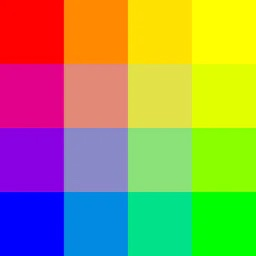
#> input picture scale.jpg, 256 x 256 px
$ python gray_scale.py scale.jpg out.png
#> lines starting #> are read from the running program, lines starting #| are printed output that depends on the picture
import sys
import cv2
import numpy as np
'''
_, infile, outfile = sys.argv

img_bgr = cv2.imread(infile)
img_gray = cv2.cvtColor(img_bgr, cv2.COLOR_BGR2GRAY) #グレースケール化

cv2.imwrite(outfile, img_gray) #出力
'''
'''
gamma22LUT = np.array([pow(x/255.0, 2.2) * 255 for x in range(256)], dtype='uint8')
gamma045LUT = np.array([pow(x/255.0, 1.0 / 2.2) * 255 for x in range(256)], dtype='uint8')

print(gamma22LUT)
print(gamma045LUT)

_, infile, outfile = sys.argv

img_bgr = cv2.imread(infile) #入力画像読み込み
img_bgrL = cv2.LUT(img_bgr, gamma22LUT)

img_grayL = cv2.cvtColor(img_bgrL, cv2.COLOR_BGR2GRAY)
img_gray = cv2.LUT(img_grayL, gamma045LUT)

cv2.imwrite(outfile, img_gray) #出力
'''
img = cv2.imread('scale.jpg')
#> img is the input picture: shape (256, 256, 3); mean B, G, R 93.9, 154.7, 154.9
print(img.shape) #（ピクセル数＊ピクセル数＊3(RGB)）
#| (256, 256, 3)
def numpy_gray(src):
    r, g, b = src[:, :, 0], src[:, :, 1], src[:, :, 2]
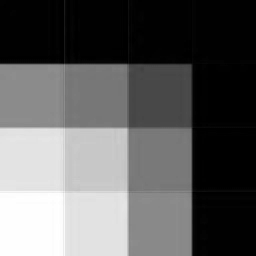
#> r: shape (256, 256); min 0, max 255, mean 93.9
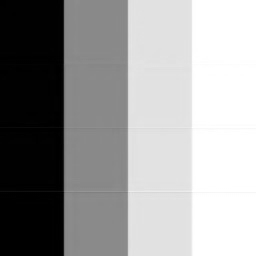
#> g: shape (256, 256); min 0, max 255, mean 154.7
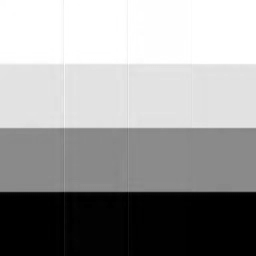
#> b: shape (256, 256); min 0, max 255, mean 154.9
    gray = 0.2990 * r + 0.5870 * g + 0.1140 * b
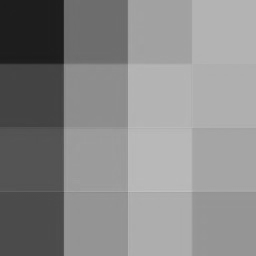
#> gray: shape (256, 256) float64; min 28.96, max 193.1, mean 136.5
    return gray

gray_num = numpy_gray(img)
print(gray_num)
#> (printed output is left out)
cv2.imwrite("out_scale.jpg", gray_num)
